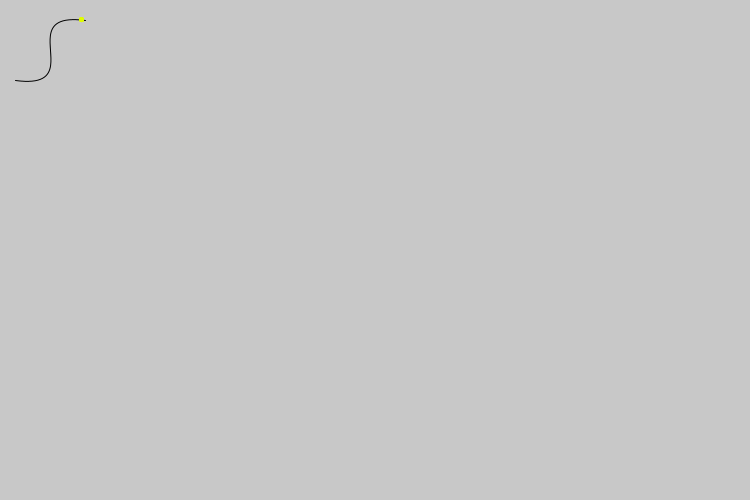
Frame 1 (no input)
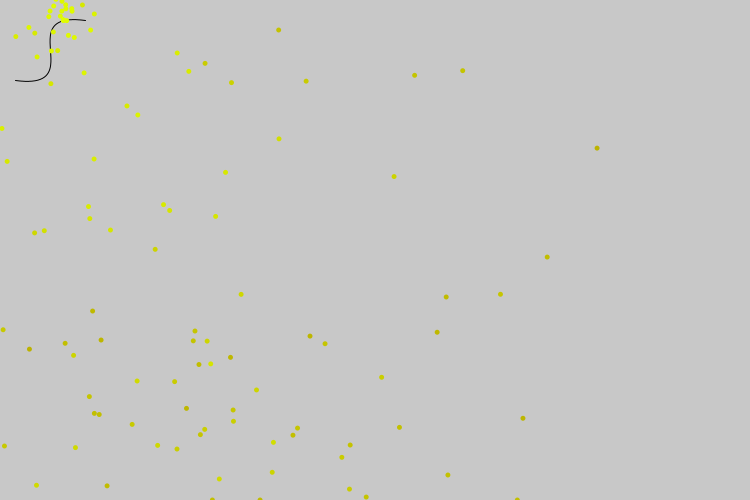
Frame 60 (the mouse pressed at the canvas centre just before this capture)
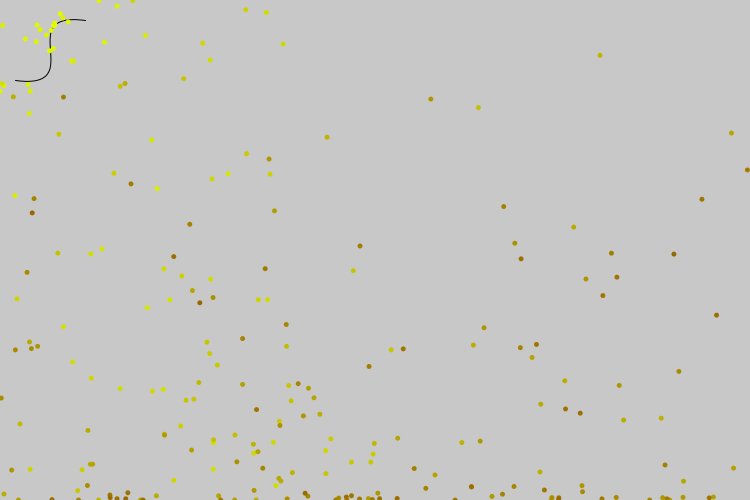
Frame 120 (the mouse held since frame 60 and released just before this capture)

The Processing sketch that drew these frames (run headless with seeded random() and noise(); from frame 60 on, the mouse is pressed at the canvas centre):

// Processing sketch: processing_98755
// ── processing_98755.pde

color night = color (16, 16, 112);
ArrayList sys;
void setup()
{
  size(750, 500);
  sys = new ArrayList();
}
int time;
int fuse = 500;
void draw()
{
  background(200);
  noFill();
  stroke(0);
  bezier(85,20,10,10,90,90,15,80);
  float t =norm(millis(),0,1e4);
  float x = bezierPoint(85,10,90,15,t);
  float y = bezierPoint(20,10,90,80,t);
  for(float n=random(1,10) ; n>0; n--)
    sys.add(new spark(x,y) );

  for (int n=sys.size()-1 ; n>0 ; n-- )
  {
    spark s = (spark)sys.get(n);
    s.draw();
    if(!s.alive) sys.remove(n);
  }
}
class spark
{
  float x, y;
  float vx, vy;
  float g=1; //g equals one
  color hot= color (225, 254, 0);
  color cold = color (100, 0, 0);
  int age = 0;
  int life = 200;
  boolean alive=true;
  spark(float xi, float yi)
  {
    x = xi;
    y = yi;
    vx = random(-10, 10);
    vy = random(-50, 10);
  }
  void move()
  {
    x += vx;  
    y+= vy;
    vy += g;
    if (y>height)
    {
      y=height;
      vy *= - random (0.3, 0.6);
    }
  }
  void draw ()
  {
    noStroke();
    age++;
    if (age<life)
    {
      float f = norm(age, 0, life);
      color c = lerpColor(hot, cold, f);
      fill(c);
      ellipse(x, y, 5, 5);
      move ();
    }
    else {
      alive= false;
    }
  }
}
